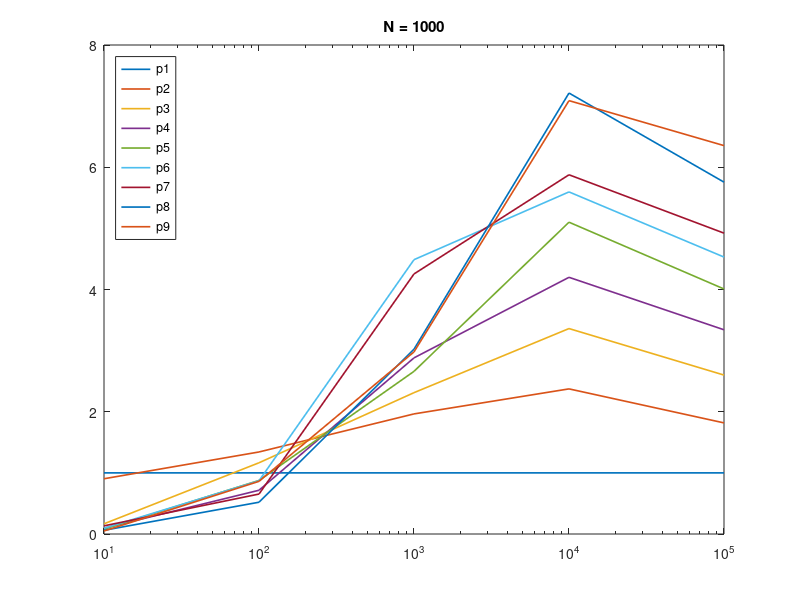

Write MATLAB code to recreate this figure.
x = [10
100
1000
10000];

y = [10
100
1000
10000
100000];

z1 = [0.000254	0.000281	0.001523	0.002687	0.003173	0.00271	0.001907	0.004166	0.005156
0.002955	0.002202	0.002536	0.004129	0.003373	0.003394	0.004521	0.005685	0.003429
0.039489	0.020099	0.017078	0.013704	0.01484	0.008799	0.009282	0.013062	0.013254
0.624698	0.263123	0.185867	0.148756	0.122466	0.111622	0.106298	0.086594	0.088111
6.212684	3.417732	2.389467	1.859507	1.549833	1.371206	1.262228	1.079267	0.977753];


for i = 1:9
    semilogx(y,z1(:,1)./z1(:,i), 'linewidth', 1.2);
    hold on;
end

legend("p1","p2","p3","p4","p5","p6","p7","p8","p9", 'Location','northwest');
title("N = 1000");